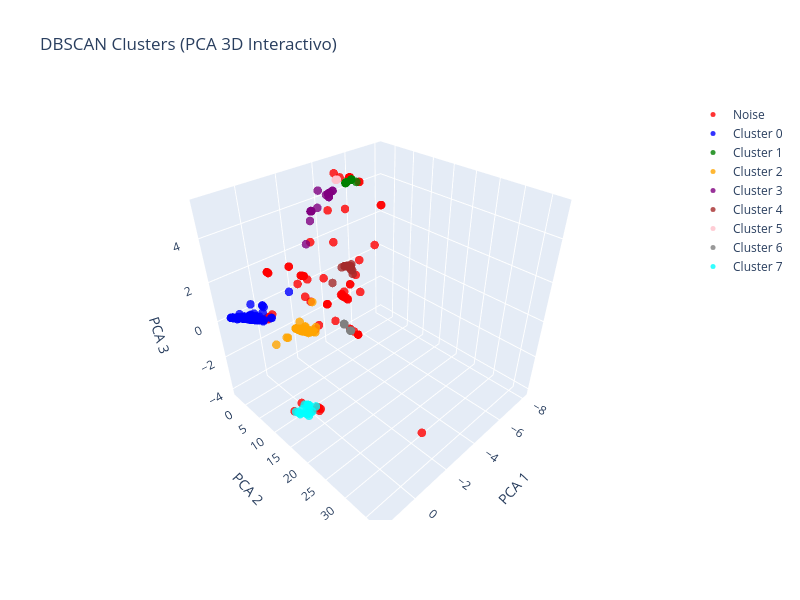

Notebook code cell kept with this figure:
### Code cell
import plotly.graph_objects as go
from sklearn.decomposition import PCA
import numpy as np

# ==========================
# 1) PCA con 3 componentes
# ==========================
pca = PCA(n_components=3)
X_pca = pca.fit_transform(X_scaled)

# ==========================
# 2) Preparar clusters
# ==========================
clusters = df_clean['cluster'].values
unique_clusters = np.unique(clusters)

# ==========================
# 3) Crear figura interactiva
# ==========================
fig = go.Figure()

colors = ['red', 'blue', 'green', 'orange', 'purple', 'brown', 'pink', 'gray', 'cyan', 'magenta']

for i, cluster in enumerate(unique_clusters):
    cluster_mask = clusters == cluster
    label = f"Cluster {cluster}" if cluster != -1 else "Noise"
    fig.add_trace(go.Scatter3d(
        x=X_pca[cluster_mask, 0],
        y=X_pca[cluster_mask, 1],
        z=X_pca[cluster_mask, 2],
        mode='markers',
        marker=dict(
            size=5,
            color=colors[i % len(colors)],
            opacity=0.8
        ),
        name=label
    ))

# ==========================
# 4) Configuración de layout
# ==========================
fig.update_layout(
    title="DBSCAN Clusters (PCA 3D Interactivo)",
    scene=dict(
        xaxis_title='PCA 1',
        yaxis_title='PCA 2',
        zaxis_title='PCA 3'
    ),
    width=800,
    height=600
)

# ==========================
# 5) Mostrar figura
# ==========================
fig.show()
